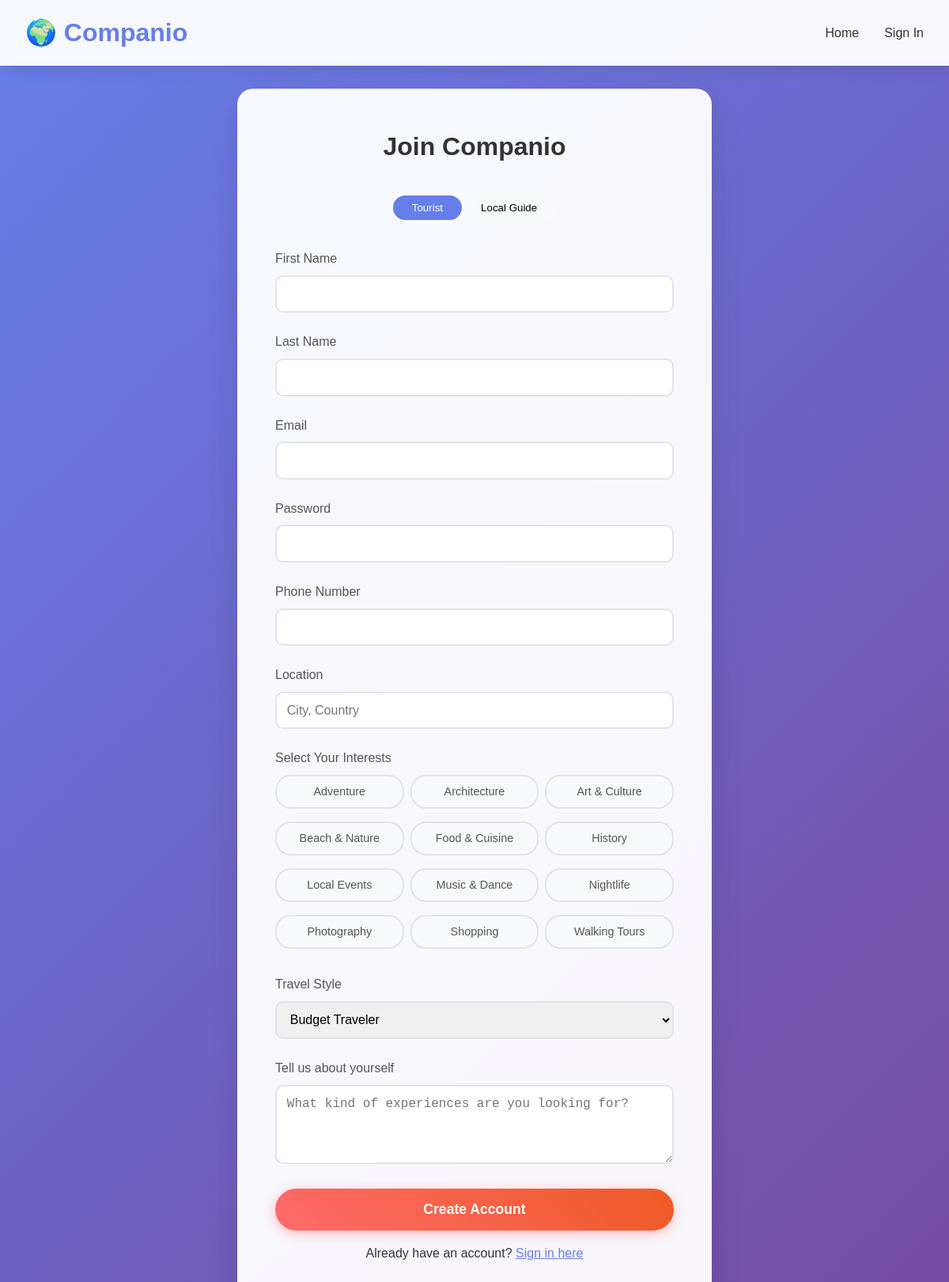
/register.php, run on the app's committed database.
### tables this page shows
CREATE TABLE IF NOT EXISTS interests (
  interest_id  INT AUTO_INCREMENT PRIMARY KEY,
  name         VARCHAR(100) UNIQUE
);

### register.php (the view, shortened to what this page needs)
<?php session_start(); require_once 'includes/db.php'; ?>
<!DOCTYPE html>
<html lang="en">
<head>
  <link rel="stylesheet" href="assets/companio.css">
</head>
<body>
  <header>
    <nav>
      <div class="logo">🌍 Companio</div>
      <div class="nav-links">
        <a href="index.php">Home</a>
        <a href="login.php">Sign In</a>
      </div>
    </nav>
  </header>
  <main>
    <div class="form-container">
      <h2>Join Companio</h2>
      <div class="form-toggle">
        <div class="toggle-buttons">
          <button type="button" class="toggle-btn active" onclick="setUserType('tourist')">Tourist</button>
          <button type="button" class="toggle-btn" onclick="setUserType('guide')">Local Guide</button>
        </div>
      </div>
      <form method="POST" action="register.php">
        <div class="form-group">
          <label for="firstName">First Name</label>
          <input type="text" id="firstName" name="first_name" required>
        </div>
        <div class="form-group">
          <label for="lastName">Last Name</label>
          <input type="text" id="lastName" name="last_name" required>
        </div>
        <div class="form-group">
          <label for="email">Email</label>
          <input type="email" id="email" name="email" required>
        </div>
        <div class="form-group">
          <label for="password">Password</label>
          <input type="password" id="password" name="password" required>
        </div>
        <div class="form-group">
          <label for="phone">Phone Number</label>
          <input type="tel" id="phone" name="phone" required>
        </div>
        <div class="form-group">
          <label for="location">Location</label>
          <input type="text" id="location" name="location" placeholder="City, Country" required>
        </div>
        <div class="form-group">
          <label>Select Your Interests</label>
          <div class="interests-grid">
            <?php
              $result = $db->query("SELECT interest_id, name FROM interests ORDER BY name ASC");
              if ($result) {
                  while($row = $result->fetch_assoc()):
                      $iname = htmlspecialchars($row['name']);
            ?>
            <label class="interest-tag">
              <?= $iname; ?>
            </label>
            <?php endwhile; } ?>
          </div>
        </div>
        <div id="touristFields">
          <div class="form-group">
            <label for="travelStyle">Travel Style</label>
            <select id="travelStyle" name="travel_style">
              <option value="budget">Budget Traveler</option>
            </select>
          </div>
          <div class="form-group">
            <label for="bio">Tell us about yourself</label>
            <textarea id="bio" name="bio" placeholder="What kind of experiences are you looking for?"></textarea>
          </div>
        </div>
        <button type="submit" class="btn btn-primary" style="width:100%;">Create Account</button>
      </form>
      <div style="text-align:center; margin-top:1rem;">
        <p>Already have an account? <a href="login.php" style="color:#667eea;">Sign in here</a></p>
      </div>
    </div>
  </main>
</body>
</html>

### assets/companio.css (style rules this page uses)
* { margin: 0; padding: 0; box-sizing: border-box; }
body { font-family: 'Arial', sans-serif; line-height: 1.6; color: #333; background: linear-gradient(135deg, #667eea 0%, #764ba2 100%); min-height: 100vh; }
header { background: rgba(255, 255, 255, 0.95); backdrop-filter: blur(10px); box-shadow: 0 2px 20px rgba(0, 0, 0, 0.1); position: fixed; width: 100%; top: 0; z-index: 1000; }
nav { display: flex; justify-content: space-between; align-items: center; padding: 1rem 2rem; }
.logo { font-size: 2rem; font-weight: bold; color: #667eea; display: flex; align-items: center; gap: 0.5rem; }
.nav-links { display: flex; gap: 2rem; }
.nav-links a { text-decoration: none; color: #333; font-weight: 500; transition: color 0.3s; }
main { margin-top: 80px; min-height: calc(100vh - 80px); display: flex; align-items: center; justify-content: center; }
.btn { padding: 1rem 2rem; font-size: 1.1rem; border: none; border-radius: 50px; cursor: pointer; transition: all 0.3s; text-decoration: none; display: inline-block; font-weight: 600; }
.btn-primary { background: linear-gradient(45deg, #ff6b6b, #ee5a24); color: white; box-shadow: 0 4px 15px rgba(255, 107, 107, 0.4); }
.form-container { background: rgba(255, 255, 255, 0.95); backdrop-filter: blur(20px); border-radius: 20px; padding: 3rem; box-shadow: 0 20px 40px rgba(0, 0, 0, 0.1); max-width: 600px; width: 100%; margin: 2rem auto; }
.form-container h2 { text-align: center; margin-bottom: 2rem; color: #333; font-size: 2rem; }
.form-group { margin-bottom: 1.5rem; }
.form-group label { display: block; margin-bottom: 0.5rem; color: #555; font-weight: 500; }
.form-group input, .form-group select, .form-group textarea { width: 100%; padding: 0.8rem; border: 2px solid #e1e5e9; border-radius: 10px; font-size: 1rem; transition: border-color 0.3s; }
.form-group textarea { resize: vertical; height: 100px; }
.form-toggle { text-align: center; margin: 2rem 0; }
.toggle-buttons { display: inline-flex; background: #f8f9fa; border-radius: 25px; padding: 4px; }
.toggle-btn { padding: 0.5rem 1.5rem; border: none; background: transparent; border-radius: 20px; cursor: pointer; transition: all 0.3s; }
.toggle-btn.active { background: #667eea; color: white; }
.interest-tag { padding: 0.5rem; background: #f8f9fa; border: 2px solid #e1e5e9; border-radius: 20px; text-align: center; cursor: pointer; transition: all 0.3s; font-size: 0.9rem; }
.interests-grid { display: grid; grid-template-columns: repeat(auto-fit, minmax(150px, 1fr)); gap: 0.5rem; margin-top: 0.5rem; }
.interest-tag { cursor: pointer; user-select: none; }

### data on the page
interests: name "Adventure"
interests: name "Architecture"
interests: name "Art & Culture"
interests: name "Beach & Nature"
interests: name "Food & Cuisine"
interests: name "History"
interests: name "Local Events"
interests: name "Music & Dance"
interests: name "Nightlife"
interests: name "Photography"
interests: name "Shopping"
interests: name "Walking Tours"
